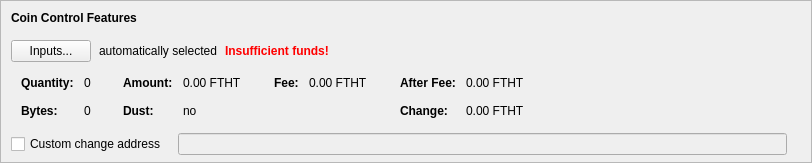
    <widget class="QFrame" name="frameCoinControl">
     <property name="sizePolicy">
      <sizepolicy hsizetype="Expanding" vsizetype="Expanding">
       <horstretch>0</horstretch>
       <verstretch>0</verstretch>
      </sizepolicy>
     </property>
     <property name="maximumSize">
      <size>
       <width>16777215</width>
       <height>16777215</height>
      </size>
     </property>
     <property name="frameShape">
      <enum>QFrame::StyledPanel</enum>
     </property>
     <property name="frameShadow">
      <enum>QFrame::Sunken</enum>
     </property>
     <layout class="QVBoxLayout" name="verticalLayoutCoinControl2">
      <property name="spacing">
       <number>0</number>
      </property>
      <property name="leftMargin">
       <number>0</number>
      </property>
      <property name="topMargin">
       <number>0</number>
      </property>
      <property name="rightMargin">
       <number>0</number>
      </property>
      <property name="bottomMargin">
       <number>6</number>
      </property>
      <item>
       <layout class="QVBoxLayout" name="verticalLayoutCoinControl" stretch="0,0,0,0,1">
        <property name="spacing">
         <number>0</number>
        </property>
        <property name="leftMargin">
         <number>10</number>
        </property>
        <property name="topMargin">
         <number>10</number>
        </property>
        <item>
         <layout class="QHBoxLayout" name="horizontalLayoutCoinControl1">
          <property name="bottomMargin">
           <number>15</number>
          </property>
          <item>
           <widget class="QLabel" name="labelCoinControlFeatures">
            <property name="sizePolicy">
             <sizepolicy hsizetype="Preferred" vsizetype="Maximum">
              <horstretch>0</horstretch>
              <verstretch>0</verstretch>
             </sizepolicy>
            </property>
            <property name="font">
             <font>
              <weight>75</weight>
              <bold>true</bold>
             </font>
            </property>
            <property name="styleSheet">
             <string notr="true">font-weight:bold;</string>
            </property>
            <property name="text">
             <string>Coin Control Features</string>
            </property>
           </widget>
          </item>
         </layout>
        </item>
        <item>
         <layout class="QHBoxLayout" name="horizontalLayoutCoinControl2" stretch="0,0,0,0">
          <property name="spacing">
           <number>8</number>
          </property>
          <property name="bottomMargin">
           <number>10</number>
          </property>
          <item>
           <widget class="QPushButton" name="pushButtonCoinControl">
            <property name="styleSheet">
             <string notr="true"/>
            </property>
            <property name="text">
             <string>Inputs...</string>
            </property>
            <property name="autoDefault">
             <bool>false</bool>
            </property>
           </widget>
          </item>
          <item>
           <widget class="QLabel" name="labelCoinControlAutomaticallySelected">
            <property name="text">
             <string>automatically selected</string>
            </property>
            <property name="margin">
             <number>5</number>
            </property>
           </widget>
          </item>
          <item>
           <widget class="QLabel" name="labelCoinControlInsuffFunds">
            <property name="font">
             <font>
              <weight>75</weight>
              <bold>true</bold>
             </font>
            </property>
            <property name="styleSheet">
             <string notr="true">color:red;font-weight:bold;</string>
            </property>
            <property name="text">
             <string>Insufficient funds!</string>
            </property>
            <property name="margin">
             <number>5</number>
            </property>
           </widget>
          </item>
          <item>
           <spacer name="horizontalSpacerCoinControl">
            <property name="orientation">
             <enum>Qt::Horizontal</enum>
            </property>
            <property name="sizeHint" stdset="0">
             <size>
              <width>40</width>
              <height>1</height>
             </size>
            </property>
           </spacer>
          </item>
         </layout>
        </item>
        <item>
         <widget class="QWidget" name="widgetCoinControl" native="true">
          <property name="sizePolicy">
           <sizepolicy hsizetype="Preferred" vsizetype="Preferred">
            <horstretch>0</horstretch>
            <verstretch>0</verstretch>
           </sizepolicy>
          </property>
          <property name="minimumSize">
           <size>
            <width>0</width>
            <height>0</height>
           </size>
          </property>
          <property name="styleSheet">
           <string notr="true"/>
          </property>
          <layout class="QHBoxLayout" name="horizontalLayoutCoinControl5">
           <property name="leftMargin">
            <number>0</number>
           </property>
           <property name="topMargin">
            <number>0</number>
           </property>
           <property name="rightMargin">
            <number>0</number>
           </property>
           <property name="bottomMargin">
            <number>0</number>
           </property>
           <item>
            <layout class="QHBoxLayout" name="horizontalLayoutCoinControl3" stretch="0,0,0,1">
             <property name="spacing">
              <number>20</number>
             </property>
             <property name="topMargin">
              <number>0</number>
             </property>
             <property name="bottomMargin">
              <number>10</number>
             </property>
             <item>
              <layout class="QFormLayout" name="formLayoutCoinControl1">
               <property name="horizontalSpacing">
                <number>10</number>
               </property>
               <property name="verticalSpacing">
                <number>14</number>
               </property>
               <property name="leftMargin">
                <number>10</number>
               </property>
               <property name="topMargin">
                <number>4</number>
               </property>
               <property name="rightMargin">
                <number>6</number>
               </property>
               <item row="0" column="0">
                <widget class="QLabel" name="labelCoinControlQuantityText">
                 <property name="font">
                  <font>
                   <weight>75</weight>
                   <bold>true</bold>
                  </font>
                 </property>
                 <property name="text">
                  <string>Quantity:</string>
                 </property>
                 <property name="margin">
                  <number>0</number>
                 </property>
                </widget>
               </item>
               <item row="0" column="1">
                <widget class="QLabel" name="labelCoinControlQuantity">
                 <property name="cursor">
                  <cursorShape>IBeamCursor</cursorShape>
                 </property>
                 <property name="contextMenuPolicy">
                  <enum>Qt::ActionsContextMenu</enum>
                 </property>
                 <property name="text">
                  <string notr="true">0</string>
                 </property>
                 <property name="margin">
                  <number>0</number>
                 </property>
                 <property name="textInteractionFlags">
                  <set>Qt::LinksAccessibleByMouse|Qt::TextSelectableByKeyboard|Qt::TextSelectableByMouse</set>
                 </property>
                </widget>
               </item>
               <item row="1" column="0">
                <widget class="QLabel" name="labelCoinControlBytesText">
                 <property name="font">
                  <font>
                   <weight>75</weight>
                   <bold>true</bold>
                  </font>
                 </property>
                 <property name="text">
                  <string>Bytes:</string>
                 </property>
                </widget>
               </item>
               <item row="1" column="1">
                <widget class="QLabel" name="labelCoinControlBytes">
                 <property name="cursor">
                  <cursorShape>IBeamCursor</cursorShape>
                 </property>
                 <property name="contextMenuPolicy">
                  <enum>Qt::ActionsContextMenu</enum>
                 </property>
                 <property name="text">
                  <string notr="true">0</string>
                 </property>
                 <property name="textInteractionFlags">
                  <set>Qt::LinksAccessibleByMouse|Qt::TextSelectableByKeyboard|Qt::TextSelectableByMouse</set>
                 </property>
                </widget>
               </item>
              </layout>
             </item>
             <item>
              <layout class="QFormLayout" name="formLayoutCoinControl2">
               <property name="horizontalSpacing">
                <number>10</number>
               </property>
               <property name="verticalSpacing">
                <number>14</number>
               </property>
               <property name="leftMargin">
                <number>6</number>
               </property>
               <property name="topMargin">
                <number>4</number>
               </property>
               <property name="rightMargin">
                <number>6</number>
               </property>
               <item row="0" column="0">
                <widget class="QLabel" name="labelCoinControlAmountText">
                 <property name="font">
                  <font>
                   <weight>75</weight>
                   <bold>true</bold>
                  </font>
                 </property>
                 <property name="text">
                  <string>Amount:</string>
                 </property>
                 <property name="margin">
                  <number>0</number>
                 </property>
                </widget>
               </item>
               <item row="0" column="1">
                <widget class="QLabel" name="labelCoinControlAmount">
                 <property name="cursor">
                  <cursorShape>IBeamCursor</cursorShape>
                 </property>
                 <property name="contextMenuPolicy">
                  <enum>Qt::ActionsContextMenu</enum>
                 </property>
                 <property name="text">
                  <string notr="true">0.00 FTHT</string>
                 </property>
                 <property name="textInteractionFlags">
                  <set>Qt::LinksAccessibleByMouse|Qt::TextSelectableByKeyboard|Qt::TextSelectableByMouse</set>
                 </property>
                </widget>
               </item>
               <item row="1" column="0">
                <widget class="QLabel" name="labelCoinControlLowOutputText">
                 <property name="font">
                  <font>
                   <weight>75</weight>
                   <bold>true</bold>
                  </font>
                 </property>
                 <property name="text">
                  <string>Dust:</string>
                 </property>
                </widget>
               </item>
               <item row="1" column="1">
                <widget class="QLabel" name="labelCoinControlLowOutput">
                 <property name="cursor">
                  <cursorShape>IBeamCursor</cursorShape>
                 </property>
                 <property name="contextMenuPolicy">
                  <enum>Qt::ActionsContextMenu</enum>
                 </property>
                 <property name="text">
                  <string notr="true">no</string>
                 </property>
                 <property name="textInteractionFlags">
                  <set>Qt::LinksAccessibleByMouse|Qt::TextSelectableByKeyboard|Qt::TextSelectableByMouse</set>
                 </property>
                </widget>
               </item>
              </layout>
             </item>
             <item>
              <layout class="QFormLayout" name="formLayoutCoinControl3">
               <property name="horizontalSpacing">
                <number>10</number>
               </property>
               <property name="verticalSpacing">
                <number>14</number>
               </property>
               <property name="leftMargin">
                <number>6</number>
               </property>
               <property name="topMargin">
                <number>4</number>
               </property>
               <property name="rightMargin">
                <number>6</number>
               </property>
               <item row="0" column="0">
                <widget class="QLabel" name="labelCoinControlFeeText">
                 <property name="font">
                  <font>
                   <weight>75</weight>
                   <bold>true</bold>
                  </font>
                 </property>
                 <property name="text">
                  <string>Fee:</string>
                 </property>
                 <property name="margin">
                  <number>0</number>
                 </property>
                </widget>
               </item>
               <item row="0" column="1">
                <widget class="QLabel" name="labelCoinControlFee">
                 <property name="cursor">
                  <cursorShape>IBeamCursor</cursorShape>
                 </property>
                 <property name="contextMenuPolicy">
                  <enum>Qt::ActionsContextMenu</enum>
                 </property>
                 <property name="text">
                  <string notr="true">0.00 FTHT</string>
                 </property>
                 <property name="textInteractionFlags">
                  <set>Qt::LinksAccessibleByMouse|Qt::TextSelectableByKeyboard|Qt::TextSelectableByMouse</set>
                 </property>
                </widget>
               </item>
              </layout>
             </item>
             <item>
              <layout class="QFormLayout" name="formLayoutCoinControl4">
               <property name="horizontalSpacing">
                <number>10</number>
               </property>
               <property name="verticalSpacing">
                <number>14</number>
               </property>
               <property name="leftMargin">
                <number>6</number>
               </property>
               <property name="topMargin">
                <number>4</number>
               </property>
               <property name="rightMargin">
                <number>6</number>
               </property>
               <item row="0" column="0">
                <widget class="QLabel" name="labelCoinControlAfterFeeText">
                 <property name="font">
                  <font>
                   <weight>75</weight>
                   <bold>true</bold>
                  </font>
                 </property>
                 <property name="text">
                  <string>After Fee:</string>
                 </property>
                 <property name="margin">
                  <number>0</number>
                 </property>
                </widget>
               </item>
               <item row="0" column="1">
                <widget class="QLabel" name="labelCoinControlAfterFee">
                 <property name="cursor">
                  <cursorShape>IBeamCursor</cursorShape>
                 </property>
                 <property name="contextMenuPolicy">
                  <enum>Qt::ActionsContextMenu</enum>
                 </property>
                 <property name="text">
                  <string notr="true">0.00 FTHT</string>
                 </property>
                 <property name="textInteractionFlags">
                  <set>Qt::LinksAccessibleByMouse|Qt::TextSelectableByKeyboard|Qt::TextSelectableByMouse</set>
                 </property>
                </widget>
               </item>
               <item row="1" column="0">
                <widget class="QLabel" name="labelCoinControlChangeText">
                 <property name="font">
                  <font>
                   <weight>75</weight>
                   <bold>true</bold>
                  </font>
                 </property>
                 <property name="text">
                  <string>Change:</string>
                 </property>
                </widget>
               </item>
               <item row="1" column="1">
                <widget class="QLabel" name="labelCoinControlChange">
                 <property name="cursor">
                  <cursorShape>IBeamCursor</cursorShape>
                 </property>
                 <property name="contextMenuPolicy">
                  <enum>Qt::ActionsContextMenu</enum>
                 </property>
                 <property name="text">
                  <string notr="true">0.00 FTHT</string>
                 </property>
                 <property name="textInteractionFlags">
                  <set>Qt::LinksAccessibleByMouse|Qt::TextSelectableByKeyboard|Qt::TextSelectableByMouse</set>
                 </property>
                </widget>
               </item>
              </layout>
             </item>
            </layout>
           </item>
          </layout>
         </widget>
        </item>
        <item>
         <layout class="QHBoxLayout" name="horizontalLayoutCoinControl4" stretch="0,0,0">
          <property name="spacing">
           <number>12</number>
          </property>
          <property name="sizeConstraint">
           <enum>QLayout::SetDefaultConstraint</enum>
          </property>
          <property name="topMargin">
           <number>5</number>
          </property>
          <property name="rightMargin">
           <number>5</number>
          </property>
          <item>
           <widget class="QCheckBox" name="checkBoxCoinControlChange">
            <property name="toolTip">
             <string>If this is activated, but the change address is empty or invalid, change will be sent to a newly generated address.</string>
            </property>
            <property name="text">
             <string>Custom change address</string>
            </property>
           </widget>
          </item>
          <item>
           <widget class="QValidatedLineEdit" name="lineEditCoinControlChange">
            <property name="enabled">
             <bool>false</bool>
            </property>
            <property name="sizePolicy">
             <sizepolicy hsizetype="Expanding" vsizetype="Fixed">
              <horstretch>0</horstretch>
              <verstretch>0</verstretch>
             </sizepolicy>
            </property>
           </widget>
          </item>
          <item>
           <widget class="QLabel" name="labelCoinControlChangeLabel">
            <property name="sizePolicy">
             <sizepolicy hsizetype="Preferred" vsizetype="Expanding">
              <horstretch>0</horstretch>
              <verstretch>0</verstretch>
             </sizepolicy>
            </property>
            <property name="minimumSize">
             <size>
              <width>0</width>
              <height>0</height>
             </size>
            </property>
            <property name="text">
             <string/>
            </property>
            <property name="margin">
             <number>3</number>
            </property>
           </widget>
          </item>
         </layout>
        </item>
        <item>
         <spacer name="verticalSpacerCoinControl">
          <property name="orientation">
           <enum>Qt::Vertical</enum>
          </property>
          <property name="sizeHint" stdset="0">
           <size>
            <width>800</width>
            <height>1</height>
           </size>
          </property>
         </spacer>
        </item>
       </layout>
      </item>
     </layout>
    </widget>
